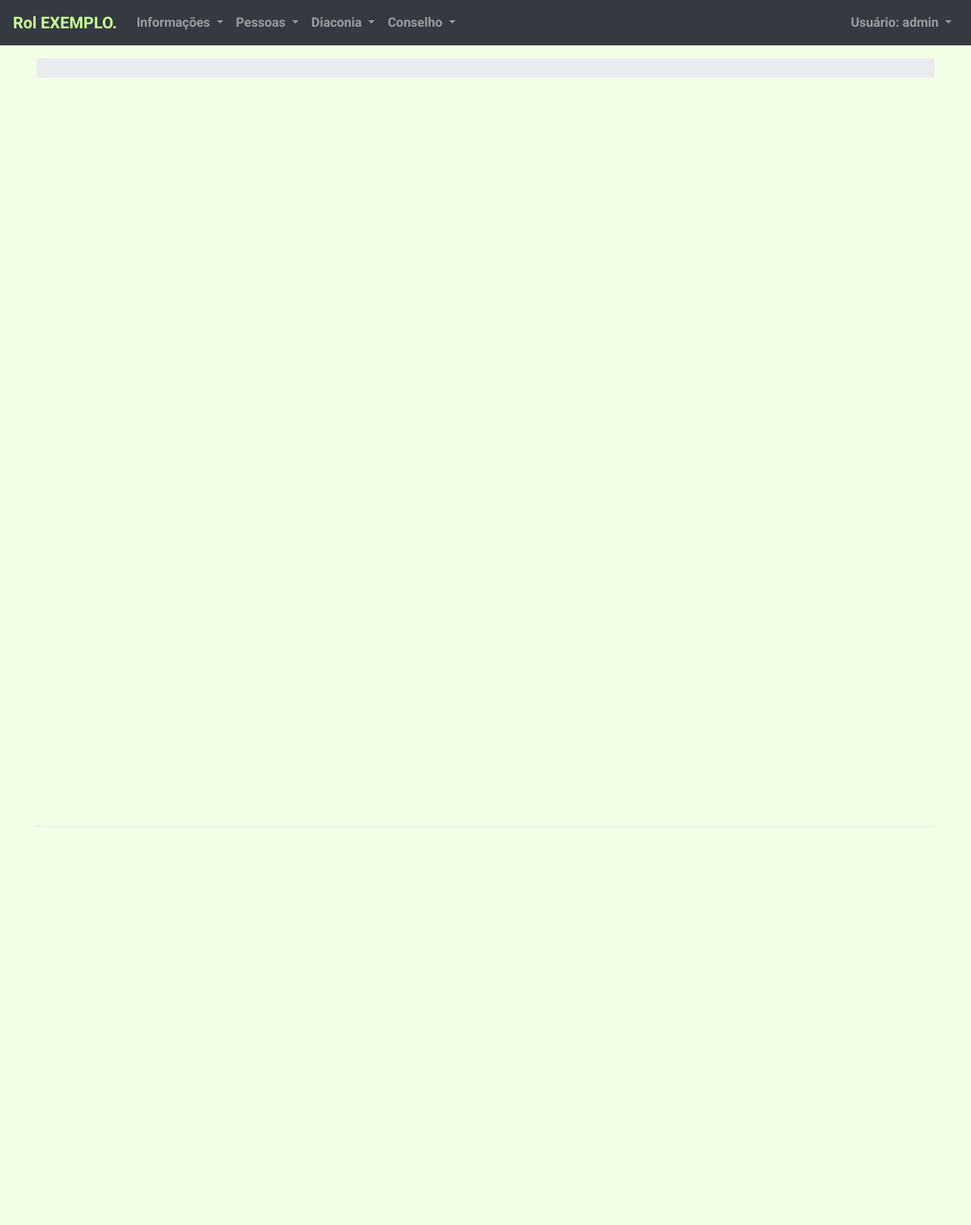
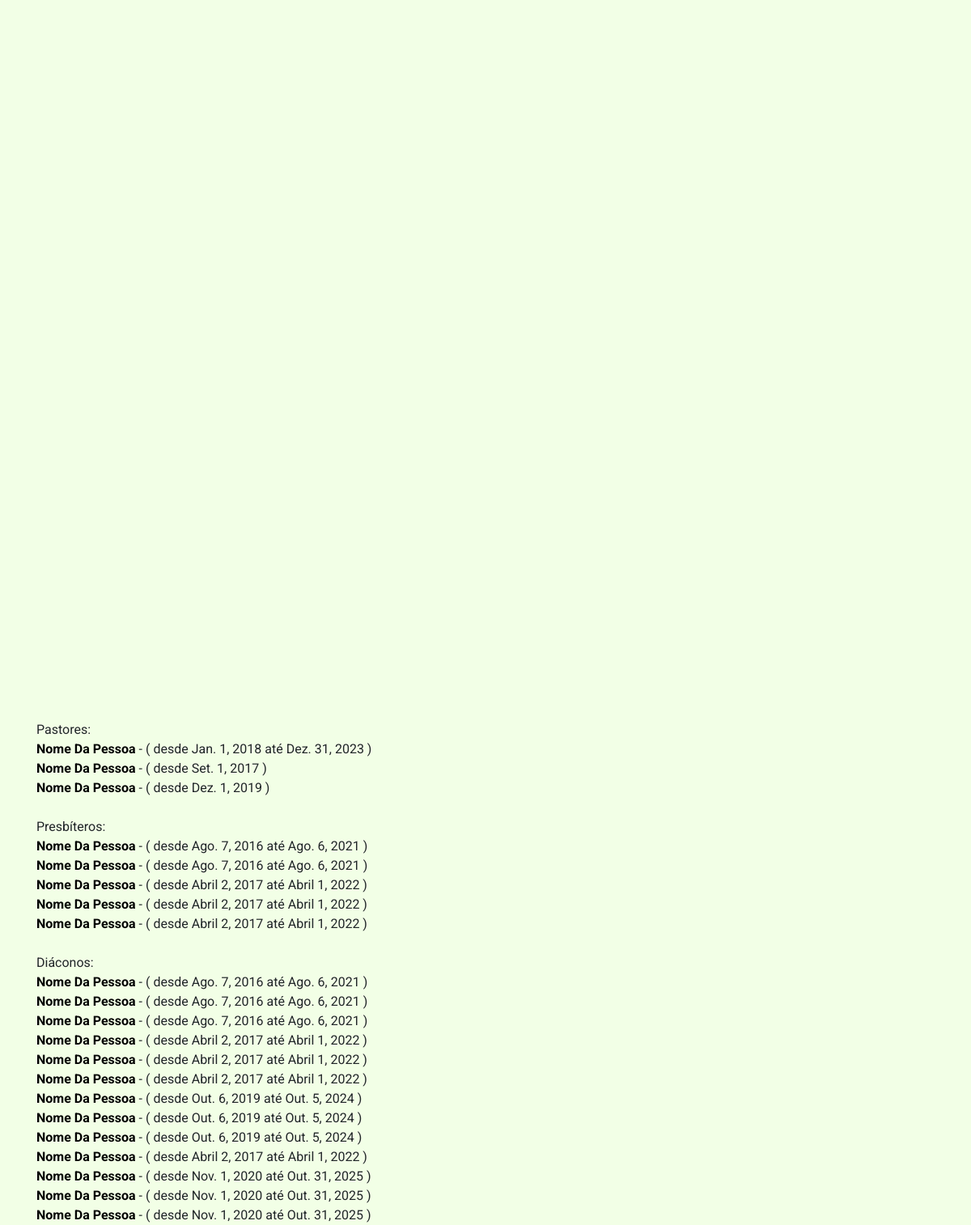
The app's page / (signed in) with its own data (2 pictures, top to bottom).
### rol/models.py (models this page shows, shortened)
class Oficialato(models.Model):
    pessoa = models.ForeignKey(Pessoa, related_name='oficial', on_delete=models.DO_NOTHING)
    cargo_atual = models.CharField(max_length=256, choices=[
                                                ('diacono','Diácono'),
                                                ('diacono_disp','Diácono em disponibilidade'),
                                                ('pastor_aux','Pastor Auxiliar'),
                                                ('pastor_evang','Pastor Evangelista'),
                                                ('pastor_titular','Pastor Titular'),
                                                ('presbitero','Presbítero'),
                                                ('presbitero_disp','Presbítero em disponibilidade'),
                                                ('presb_diac_disp','Presbítero/Diácono em disponibilidade'),
                                                ('licenciado','Licenciado'),
                                            ])
    data_inicio_mandato = models.DateField(null=True,blank=True)
    data_fim_mandato = models.DateField(null=True,blank=True)
    ordenacao_historico = models.CharField(max_length=256,  choices=[
                                                ('diaconato','Diaconato'),
                                                ('diaconato_presbiterato','Diaconato e Presbiterato'),
                                                ('diaconato_pastorado','Diaconato e Pastorado'),
                                                ('diaconato_presbiterato_pastorado','Diaconato, Presbiterato e Pastorado'),
                                                ('pastorado','Pastorado'),
                                                ('presbiterato','Presbiterato'),
                                                ('presbiterato_pastorado','Presbiterato e Pastorado'),
                                            ])
    ativo = models.BooleanField(default=False)

class Pessoa(models.Model):
    def pic_pessoa_id(self, filename):
        return 'pics/{0}'.format(self.id)
    nome = models.CharField(max_length=256)
    nome_ascii = models.CharField(max_length=256, null=True,blank=True)
    apelido = models.CharField(max_length=256, null=True,blank=True)
    sexo = models.CharField(max_length=1, choices=[('M','Masculino'),('F','Feminino')], null=True,blank=True)
    comungante = models.NullBooleanField(null=True,blank=True)
    categoria = models.ForeignKey(Categoria, related_name='pessoas', null=True,blank=True, on_delete=models.DO_NOTHING)
    foto = models.ImageField(upload_to=pic_pessoa_id, null=True,blank=True)
    pai = models.ForeignKey('self', related_name='filhos_p', null=True,blank=True, on_delete=models.DO_NOTHING)
    mae = models.ForeignKey('self', related_name='filhos_m', null=True,blank=True, on_delete=models.DO_NOTHING)
    chefe_familia = models.ForeignKey('self', related_name='membros_da_familia', null=True,blank=True, on_delete=models.DO_NOTHING)
    pai_biologico = models.ForeignKey('self', related_name='filhos_biologicos_p', null=True,blank=True, on_delete=models.DO_NOTHING)
    mae_biologica = models.ForeignKey('self', related_name='filhos_biologicos_m', null=True,blank=True, on_delete=models.DO_NOTHING)
    data_nascimento = models.DateField(null=True,blank=True)
    data_falecimento = models.DateField(null=True,blank=True)
    forma_admissao_pretendida = models.ForeignKey(TipoAdmissao, related_name='pessoas', null=True,blank=True, on_delete=models.DO_NOTHING)
    entrevista_admissao_realizada = models.NullBooleanField(null=True,blank=True)
    carta_transferencia_requisitada = models.NullBooleanField(null=True,blank=True)
    cpf = models.CharField(max_length=14, null=True,blank=True)
    rg = models.CharField(max_length=30, null=True,blank=True)
    estado_civil = models.ForeignKey(TipoEstadoCivil, related_name='pessoas', null=True,blank=True, on_delete=models.DO_NOTHING)
    conjuge = models.ForeignKey('self', related_name='pessoa_conjuge', null=True,blank=True, on_delete=models.DO_NOTHING)
    nao_conjuge = models.ForeignKey('self', related_name='pessoa_nao_conjuge', null=True,blank=True, on_delete=models.DO_NOTHING)
    estado_civil_complemento = models.ForeignKey(TipoEstadoCivilComplemento, related_name='pessoas', null=True,blank=True, on_delete=models.DO_NOTHING)
    data_inicio_relacionamento = models.DateField(null=True,blank=True)
    igreja_origem = models.ForeignKey(Igreja, related_name='pessoas', null=True,blank=True, on_delete=models.DO_NOTHING)
    batismo_quando = models.CharField(max_length=256, null=True,blank=True)
    batismo_onde = models.CharField(max_length=256, null=True,blank=True)
    profissao_fe_quando = models.CharField(max_length=256, null=True,blank=True)
    profissao_fe_onde = models.CharField(max_length=256, null=True,blank=True)
    razoes_pedido_admissao = models.TextField(null=True,blank=True)
    observacoes_legado = models.TextField(null=True,blank=True)
    data_pedido_admissao = models.DateField(null=True,blank=True)
    tem_filhos = models.NullBooleanField(null=True,blank=True)
    naturalidade = models.CharField(max_length=256, null=True,blank=True)
    data_update = models.DateField(null=True,blank=True)
    user_update = models.ForeignKey(User, related_name='atualizado_por', null=True, blank=True, on_delete=models.DO_NOTHING)
    rol = models.ForeignKey(Rol, related_name='pessoas_rol', on_delete=models.DO_NOTHING)
    talentos = models.ManyToManyField(Talento,related_name='banco_talentos')
    def __str__(self):
        return self.nome
    class Meta:
        ordering = ['nome_ascii']

### rol/views/informacoes.py (the view, shortened to what this page needs)
# urls.py: url(r'^$', views.home, name='home'),
@login_required
def home(request):
    pastores = Oficialato.objects.filter(ativo=True).filter(cargo_atual__in=['pastor_aux', 'pastor_evang', 'pastor_titular'])
    presbiteros = Oficialato.objects.filter(ativo=True).filter(cargo_atual='presbitero')
    diaconos = Oficialato.objects.filter(ativo=True).filter(cargo_atual='diacono')
    tempo = datetime.now() - relativedelta(weeks=6)
    matutino = TurmaFrequencia.objects.get(pk = 1)#matutino
    noturno = TurmaFrequencia.objects.get(pk = 3)#noturno
    f_matutino = Frequencia.objects.filter(turma=matutino,data__gte=tempo).order_by('data')
    freq = []
    for f in f_matutino:
        f.matutino = f.quantidade
        f.dia = f.data.strftime("%d/%m")
        try:
            f_n = Frequencia.objects.get(turma=noturno,data=f.data)
            f.noturno = f_n.quantidade
        except:
            f.noturno = 0
        freq.append(f)
    tempo_anual = datetime.now() - relativedelta(years=1)
    f_matutino_anual = Frequencia.objects.filter(turma=matutino,data__gte=tempo_anual).order_by('data')
    turmas_ebd = TurmaFrequencia.objects.filter(Q(tipo = 'ebd')|Q(tipo = 'ebdi'))
    freq_anual = []
    for f in f_matutino_anual:
        f.matutino = f.quantidade
        f.dia = f.data.strftime("%d/%m")
        try:
            f_n = Frequencia.objects.get(turma=noturno,data=f.data)
            f.noturno = f_n.quantidade
        except:
            f.noturno = 0
        try:
            fs_ebds = Frequencia.objects.filter(turma__in=turmas_ebd,data=f.data)
            f.ebds = 0
            for x in fs_ebds:
                try:
                    f.ebds = f.ebds+x.quantidade
                except:
                    pass
        except:
            f.ebds = 0
        freq_anual.append(f)
    tempo_ebd = datetime.now() - relativedelta(weeks=4)
    turmas = TurmaFrequencia.objects.filter(tipo = 'ebd').filter( dt_inicio__lte=date.today()).exclude(dt_fim__lte=date.today()).order_by('-id')
    domingos = Frequencia.objects.distinct().filter(turma_id = 5,data__gte=tempo_ebd).order_by('data')
    turmas_i = TurmaFrequencia.objects.filter(tipo = 'ebdi').filter( dt_inicio__lte=date.today()).exclude(dt_fim__lte=date.today()).order_by('-id')
    domingos_i = Frequencia.objects.distinct().filter(turma_id = 6,data__gte=tempo_ebd).order_by('data')
    atas = Ata.objects.all().order_by('data');
    progresso_membresia = []
    datas_membresia = []
    membresia_total = 0
    for ata in atas:
        try:
            admissoes = ata.admitidos.count()
            demissoes = ata.demitidos.count()
            if(1):
                membresia_total = membresia_total + admissoes - demissoes
                ata.data_formatada = ata.data.strftime("%d/%m/%y")
                ata.membresia_total=membresia_total
                progresso_membresia.append(ata)
        except:
            pass
    return render(request, 'home.html', {'progresso_membresia':progresso_membresia,'freq_anual': freq_anual,'freq': freq,'turmas':turmas,'domingos':domingos,'turmas_i':turmas_i,'domingos_i':domingos_i, 'pastores':pastores, 'presbiteros':presbiteros,'diaconos':diaconos})

### templates/home.html (shortened to what this page needs)
{% extends 'base.html' %}
{% block content %}
 <div id="comparativo_cultos_anual" style=" width: 100%; min-height: 450px;"></div>
 <div id="freq_cultos" style=" width: 100%; min-height: 450px;"></div>
<div class="dropdown-divider"></div>
 <div id="freq_ebd" style=" width: 100%; min-height: 450px;"></div>
 <div id="freq_ebdi" style=" width: 100%; min-height: 450px;"></div>
 <div id="membresia" style=" width: 100%; min-height: 450px;"></div>
 <br>
 Pastores:<br>
 {% for p in pastores %}
 {% if perms.rol.add_pessoa %}<a class="loadme" href="{% url 'pessoa' p.pessoa.pk %}">{% endif %} {{p.pessoa}} {% if perms.rol.add_pessoa %}</a>{% endif %}- ( {% if p.data_inicio_mandato is not None %}desde {{p.data_inicio_mandato}} {% endif %} {% if p.data_fim_mandato is not None %}até {{p.data_fim_mandato}} {% endif %})<br>
 {% endfor %}
 <br>
 Presbíteros:<br>
 {% for p in presbiteros %}
 {% if perms.rol.add_pessoa %}<a class="loadme" href="{% url 'pessoa' p.pessoa.pk %}">{% endif %} {{p.pessoa}} {% if perms.rol.add_pessoa %}</a>{% endif %}- ( {% if p.data_inicio_mandato is not None %}desde {{p.data_inicio_mandato}} {% endif %} {% if p.data_fim_mandato is not None %}até {{p.data_fim_mandato}} {% endif %})<br>
 {% endfor %}
 <br>
 Diáconos:<br>
 {% for p in diaconos %}
 {% if perms.rol.add_pessoa %}<a class="loadme" href="{% url 'pessoa' p.pessoa.pk %}">{% endif %} {{p.pessoa}} {% if perms.rol.add_pessoa %}</a>{% endif %}- ( {% if p.data_inicio_mandato is not None %}desde {{p.data_inicio_mandato}} {% endif %} {% if p.data_fim_mandato is not None %}até {{p.data_fim_mandato}} {% endif %})<br>
 {% endfor %}
{% endblock %}

### templates/base.html (shortened to what this page needs)
{% load static %}<!DOCTYPE html>
<html>
  <head>
    <link rel="stylesheet" href="{% static 'css/bootstrap.min.css' %}">
    <link rel="stylesheet" href="{% static 'css/app.css' %}">
    <link rel="stylesheet" href="{% static 'css/datepicker.min.css' %}">
    <link rel="stylesheet" href="{% static 'css/select2.min.css' %}">
  </head>
  {% if user.is_authenticated %}
  <body>
    {% block body %}
    <nav class="navbar navbar-expand-md navbar-dark fixed-top bg-dark">
      <a class="navbar-brand loadme" href="{% url 'home' %}" style="color: #ccff99;">Rol EXEMPLO.</a>
      <div class="collapse navbar-collapse" id="navbarCollapse">
        <ul class="navbar-nav mr-auto">
          <li class="nav-item">
            <ul class="navbar-nav ml-auto">
              <li class="nav-item dropdown">
                <a class="nav-link dropdown-toggle" href="#" id="boletimMenu" data-toggle="dropdown" aria-haspopup="true" aria-expanded="false">
                  Informações
                </a>
              </li>
            </ul>
          </li>
          {% if perms.rol.add_pessoa %}
          <li class="nav-item active">
            <ul class="navbar-nav ml-auto">
              <li class="nav-item dropdown">
                <a class="nav-link dropdown-toggle" href="#" id="pessoasMenu" data-toggle="dropdown" aria-haspopup="true" aria-expanded="false">
                  Pessoas
                </a>
              </li>
            </ul>
          </li>
          <li class="nav-item active">
            <ul class="navbar-nav ml-auto">
              <li class="nav-item dropdown">
                <a class="nav-link dropdown-toggle" href="#" id="pessoasMenu" data-toggle="dropdown" aria-haspopup="true" aria-expanded="false">
                  Diaconia
                </a>
              </li>
            </ul>
          </li>
          {% endif %}
          {% if perms.rol.add_ata %}
          <li class="nav-item">
            <ul class="navbar-nav ml-auto">
              <li class="nav-item dropdown">
                <a class="nav-link dropdown-toggle" href="#" id="conselhoMenu" data-toggle="dropdown" aria-haspopup="true" aria-expanded="false">
                  Conselho
                </a>
              </li>
            </ul>
          </li>
          {% endif %}
        </ul>
        <ul class="navbar-nav ml-auto">
          <li class="nav-item dropdown">
            <a class="nav-link dropdown-toggle" href="#" id="userMenu" data-toggle="dropdown" aria-haspopup="true" aria-expanded="false">
              Usuário: {{ user.username }}
            </a>
          </li>
        </ul>
      </div>
    </nav>
    <div class="container">
      <ol class="breadcrumb">
      </ol>
      {% block content %}
      {% endblock %}
    </div>
  {% endblock body %}
  </body>
  {% endif %}
</html>

### static/css/app.css (style rules this page uses)
a { font-weight: bold; }
a:link { color: black; text-decoration: none; }
body { min-height: 75rem; padding-top: 4.5rem; background-color: #f2ffe6; font-family: "Roboto", sans-serif; }

### records on screen
Oficialato: pessoa "Nome Da Pessoa", data_inicio_mandato "Jan. 1, 2018", data_fim_mandato "Dez. 31, 2023"
Oficialato: pessoa "Nome Da Pessoa", data_inicio_mandato "Set. 1, 2017"
Oficialato: pessoa "Nome Da Pessoa", data_inicio_mandato "Dez. 1, 2019"
Oficialato: pessoa "Nome Da Pessoa", data_inicio_mandato "Ago. 7, 2016", data_fim_mandato "Ago. 6, 2021"
Oficialato: pessoa "Nome Da Pessoa", data_inicio_mandato "Ago. 7, 2016", data_fim_mandato "Ago. 6, 2021"
Oficialato: pessoa "Nome Da Pessoa", data_inicio_mandato "Abril 2, 2017", data_fim_mandato "Abril 1, 2022"
Oficialato: pessoa "Nome Da Pessoa", data_inicio_mandato "Abril 2, 2017", data_fim_mandato "Abril 1, 2022"
Oficialato: pessoa "Nome Da Pessoa", data_inicio_mandato "Abril 2, 2017", data_fim_mandato "Abril 1, 2022"
Oficialato: pessoa "Nome Da Pessoa", data_inicio_mandato "Ago. 7, 2016", data_fim_mandato "Ago. 6, 2021"
Oficialato: pessoa "Nome Da Pessoa", data_inicio_mandato "Ago. 7, 2016", data_fim_mandato "Ago. 6, 2021"
Oficialato: pessoa "Nome Da Pessoa", data_inicio_mandato "Ago. 7, 2016", data_fim_mandato "Ago. 6, 2021"
Oficialato: pessoa "Nome Da Pessoa", data_inicio_mandato "Abril 2, 2017", data_fim_mandato "Abril 1, 2022"
Oficialato: pessoa "Nome Da Pessoa", data_inicio_mandato "Abril 2, 2017", data_fim_mandato "Abril 1, 2022"
Oficialato: pessoa "Nome Da Pessoa", data_inicio_mandato "Abril 2, 2017", data_fim_mandato "Abril 1, 2022"
Oficialato: pessoa "Nome Da Pessoa", data_inicio_mandato "Out. 6, 2019", data_fim_mandato "Out. 5, 2024"
Oficialato: pessoa "Nome Da Pessoa", data_inicio_mandato "Out. 6, 2019", data_fim_mandato "Out. 5, 2024"
Oficialato: pessoa "Nome Da Pessoa", data_inicio_mandato "Out. 6, 2019", data_fim_mandato "Out. 5, 2024"
Oficialato: pessoa "Nome Da Pessoa", data_inicio_mandato "Abril 2, 2017", data_fim_mandato "Abril 1, 2022"
Oficialato: pessoa "Nome Da Pessoa", data_inicio_mandato "Nov. 1, 2020", data_fim_mandato "Out. 31, 2025"
Oficialato: pessoa "Nome Da Pessoa", data_inicio_mandato "Nov. 1, 2020", data_fim_mandato "Out. 31, 2025"
Oficialato: pessoa "Nome Da Pessoa", data_inicio_mandato "Nov. 1, 2020", data_fim_mandato "Out. 31, 2025"

### other values on screen
{{ user.username }} "admin"
